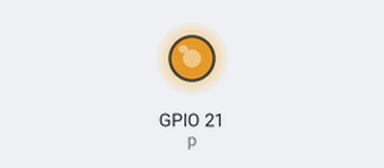
Bench run of a program on a simulated Raspberry Pi (BCM pin numbers). On the bench: output pins drawn as LEDs (lit = HIGH).

Above: at 0.05 s.
At 4.5 s:
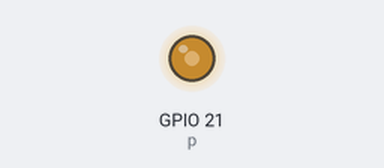
At 9.0 s:
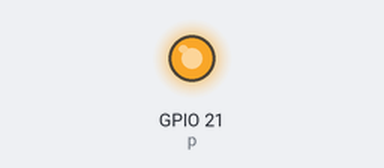
Timing chart, 0 to 11.7 s (numbered marks = the images above):
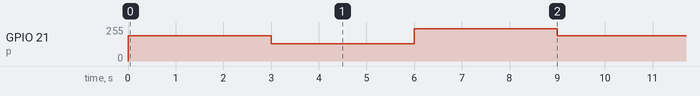

The program:

7.3.py
```python
import RPi.GPIO as GPIO
import time

GPIO.setmode(GPIO.BCM)
GPIO.setwarnings(False)

GPIO.setup(21,GPIO.OUT)
p = GPIO.PWM(21, 100)
p.start(100)

while True:
    try:

        p.ChangeDutyCycle(75)
        time.sleep(3)
        p.ChangeDutyCycle(50)
        time.sleep(3)
        p.ChangeDutyCycle(95)
        time.sleep(3)
    except KeyboardInterrupt:
        GPIO.cleanup    
```

Measured:
- by itself, GPIO 21 (p): repeats every 9.0 s: 128/255 3.0 s, 242/255 3.0 s, 191/255 3.0 s
